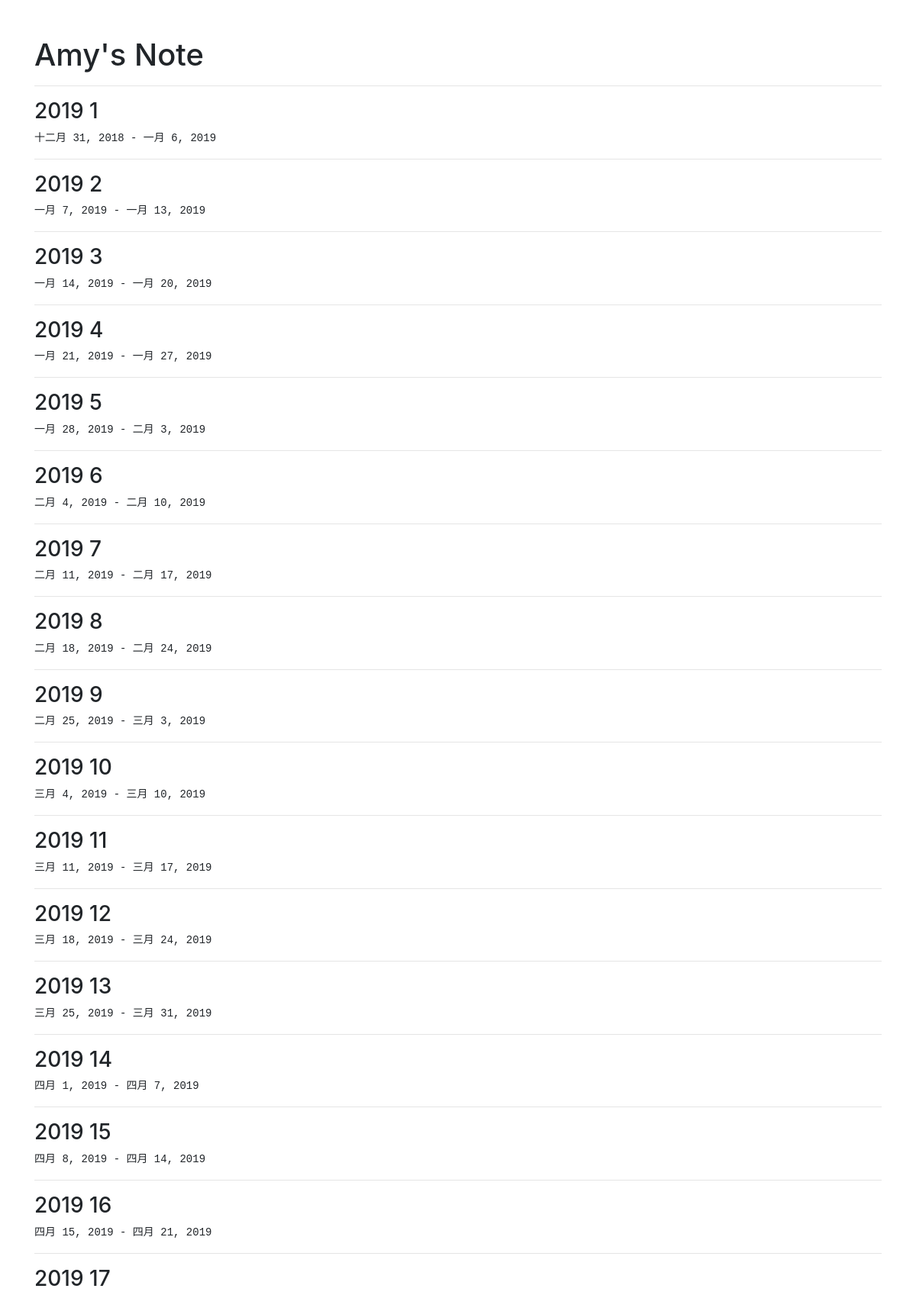
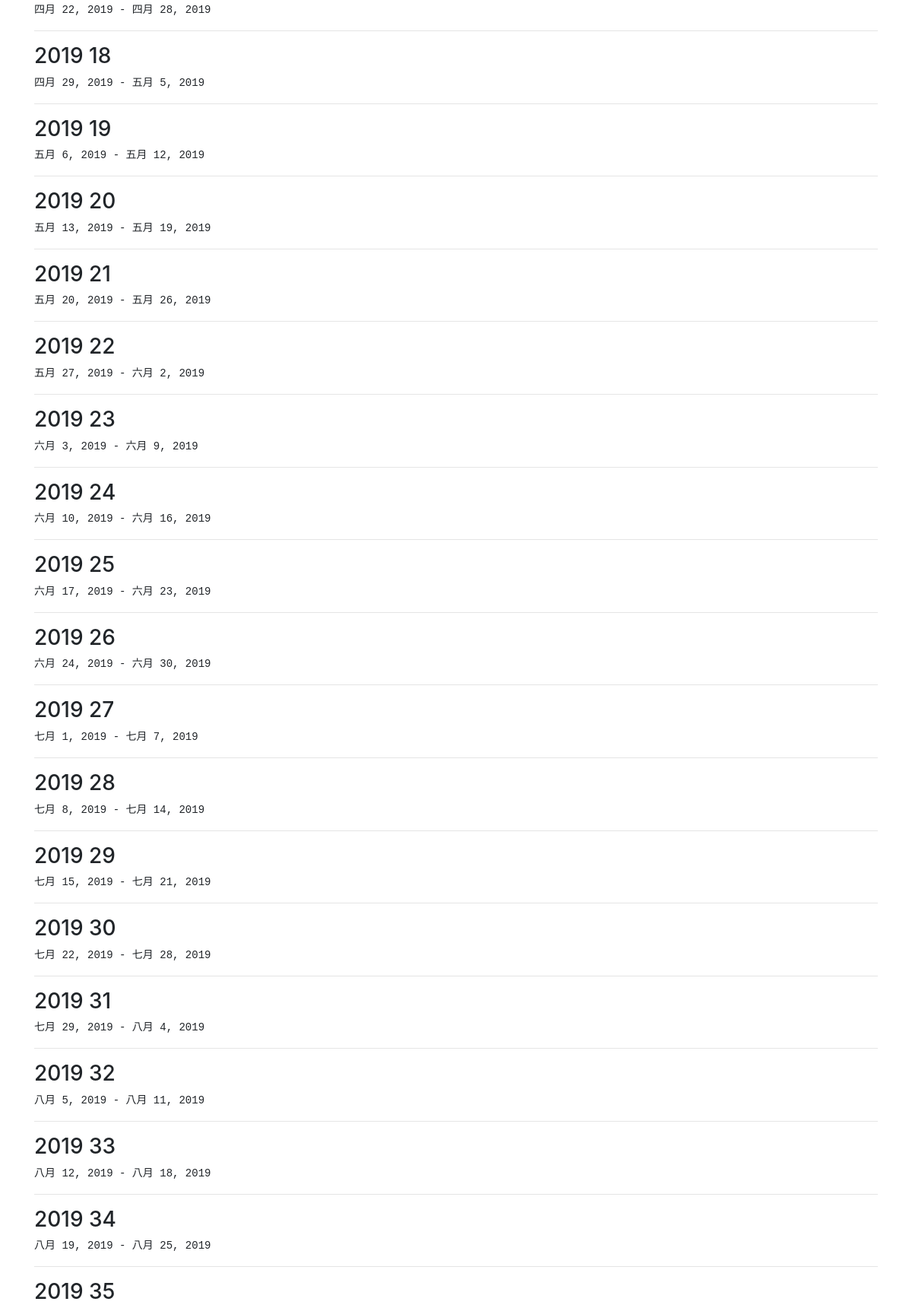
The app's page /ww/ (upper part) with its own data (2 pictures, top to bottom).
### note/models.py (models this page shows)
class Wk(models.Model):
    yr = models.IntegerField()
    num = models.IntegerField()
    date1 = models.DateField('Date From')
    date2 = models.DateField('Date To')

### note/views.py (the view)
# urls.py: path('ww/', views.ww, name='ww'),
def ww(request):
    list = Wk.objects.all()
    context = {'list': list}
    return render(request, 'note/ww.html', context)

### note/templates/note/ww.html
{% extends 'note/base.html' %}
{% load static %}
{% block content %}
<h1><br>Amy's Note</h1>
{% for x in list %}
<hr>
<h3>{{x.yr}} {{x.num}}</h3>
<pre>{{x.date1}} - {{x.date2}} </pre>
{% endfor %}
{% endblock %}

### records on screen
Wk: yr "2019", num "1", date1 "十二月 31, 2018", date2 "一月 6, 2019"
Wk: yr "2019", num "2", date1 "一月 7, 2019", date2 "一月 13, 2019"
Wk: yr "2019", num "3", date1 "一月 14, 2019", date2 "一月 20, 2019"
Wk: yr "2019", num "4", date1 "一月 21, 2019", date2 "一月 27, 2019"
Wk: yr "2019", num "5", date1 "一月 28, 2019", date2 "二月 3, 2019"
Wk: yr "2019", num "6", date1 "二月 4, 2019", date2 "二月 10, 2019"
Wk: yr "2019", num "7", date1 "二月 11, 2019", date2 "二月 17, 2019"
Wk: yr "2019", num "8", date1 "二月 18, 2019", date2 "二月 24, 2019"
Wk: yr "2019", num "9", date1 "二月 25, 2019", date2 "三月 3, 2019"
Wk: yr "2019", num "10", date1 "三月 4, 2019", date2 "三月 10, 2019"
Wk: yr "2019", num "11", date1 "三月 11, 2019", date2 "三月 17, 2019"
Wk: yr "2019", num "12", date1 "三月 18, 2019", date2 "三月 24, 2019"
Wk: yr "2019", num "13", date1 "三月 25, 2019", date2 "三月 31, 2019"
Wk: yr "2019", num "14", date1 "四月 1, 2019", date2 "四月 7, 2019"
Wk: yr "2019", num "15", date1 "四月 8, 2019", date2 "四月 14, 2019"
Wk: yr "2019", num "16", date1 "四月 15, 2019", date2 "四月 21, 2019"
Wk: yr "2019", num "17", date1 "四月 22, 2019", date2 "四月 28, 2019"
Wk: yr "2019", num "18", date1 "四月 29, 2019", date2 "五月 5, 2019"
Wk: yr "2019", num "19", date1 "五月 6, 2019", date2 "五月 12, 2019"
Wk: yr "2019", num "20", date1 "五月 13, 2019", date2 "五月 19, 2019"
Wk: yr "2019", num "21", date1 "五月 20, 2019", date2 "五月 26, 2019"
Wk: yr "2019", num "22", date1 "五月 27, 2019", date2 "六月 2, 2019"
Wk: yr "2019", num "23", date1 "六月 3, 2019", date2 "六月 9, 2019"
Wk: yr "2019", num "24", date1 "六月 10, 2019", date2 "六月 16, 2019"
Wk: yr "2019", num "25", date1 "六月 17, 2019", date2 "六月 23, 2019"
Wk: yr "2019", num "26", date1 "六月 24, 2019", date2 "六月 30, 2019"
Wk: yr "2019", num "27", date1 "七月 1, 2019", date2 "七月 7, 2019"
Wk: yr "2019", num "28", date1 "七月 8, 2019", date2 "七月 14, 2019"
Wk: yr "2019", num "29", date1 "七月 15, 2019", date2 "七月 21, 2019"
Wk: yr "2019", num "30", date1 "七月 22, 2019", date2 "七月 28, 2019"
Wk: yr "2019", num "31", date1 "七月 29, 2019", date2 "八月 4, 2019"
Wk: yr "2019", num "32", date1 "八月 5, 2019", date2 "八月 11, 2019"
Wk: yr "2019", num "33", date1 "八月 12, 2019", date2 "八月 18, 2019"
Wk: yr "2019", num "34", date1 "八月 19, 2019", date2 "八月 25, 2019"
Wk: yr "2019", num "35"
